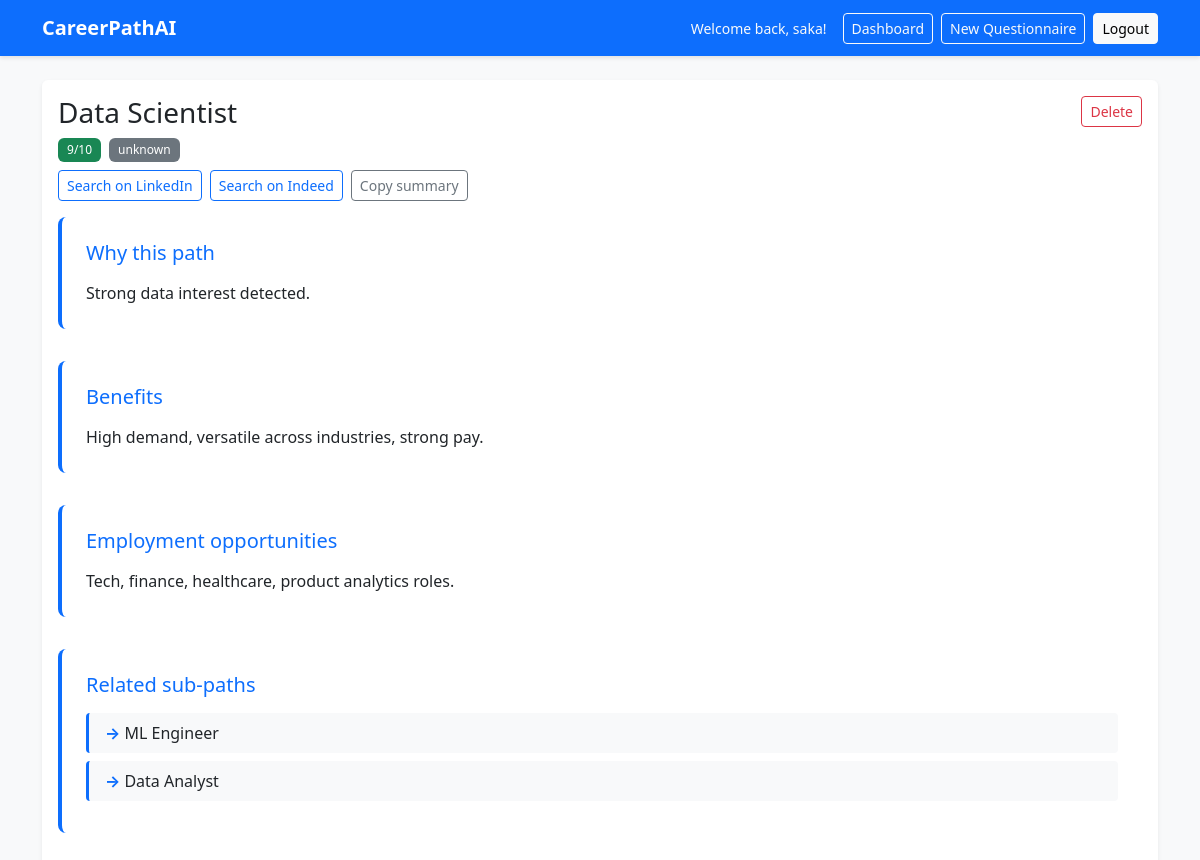
The page /recommendation/8/ (signed in) on the database its author committed.
### recommender/models.py (models this page shows, shortened)
class Recommendation(models.Model):
    questionnaire = models.ForeignKey(Questionnaire, on_delete=models.CASCADE, related_name="recommendations")
    career_name = models.CharField(max_length=150)
    score = models.PositiveIntegerField()
    explanation = models.TextField()
    getting_started = models.JSONField(default=list, blank=True)
    resources = models.JSONField(default=list, blank=True)
    interview_prep = models.JSONField(default=list, blank=True)
    how_to_apply = models.JSONField(default=list, blank=True)
    generation_source = models.CharField(max_length=20, default="unknown")  # genai|heuristic|unknown
    model_name = models.CharField(max_length=100, blank=True, default="")
    prompt_version = models.CharField(max_length=50, blank=True, default="")
    user_rating = models.SmallIntegerField(null=True, blank=True)  # 1=helpful, -1=not helpful
    user_rating_note = models.TextField(blank=True, default="")
    created_at = models.DateTimeField(auto_now_add=True)
    deleted_at = models.DateTimeField(null=True, blank=True)

### recommender/views.py (the view)
# urls.py: path("recommendation/<int:pk>/", views.recommendation_detail, name="recommendation_detail"),
@login_required
def recommendation_detail(request, pk):
    rec = get_object_or_404(Recommendation, pk=pk, questionnaire__user=request.user)
    if rec.deleted_at is not None:
        messages.warning(request, "This recommendation is in the recycle bin.")
        return redirect("dashboard")
    parsed = _parse_explanation(rec.explanation)
    return render(
        request,
        "recommender/recommendation_detail.html",
        {
            "rec": rec,
            "details": parsed,
        },
    )

### recommender/views.py (called while the page is built)
def _parse_explanation(text: str) -> dict:
    parsed = {"why": "", "benefits": "", "opportunities": "", "sub_paths": []}
    if not text:
        return parsed
    for line in text.splitlines():
        lower = line.lower()
        if line.startswith("Why:"):
            parsed["why"] = line.replace("Why:", "", 1).strip()
        elif lower.startswith("benefits:"):
            parsed["benefits"] = line.split(":", 1)[1].strip() if ":" in line else line.strip()
        elif lower.startswith("employment opportunities:"):
            parsed["opportunities"] = line.split(":", 1)[1].strip() if ":" in line else line.strip()
        elif lower.startswith("related sub-paths:"):
            sub = line.split(":", 1)[1].strip() if ":" in line else ""
            parsed["sub_paths"] = [s.strip() for s in sub.split(",") if s.strip()]
    return parsed

### recommender/templates/recommender/recommendation_detail.html (shortened to what this page needs)
{% extends "base.html" %}
{% load tz %}
{% block content %}
<div class="card shadow-sm">
  <div class="card-body">
    <div class="d-flex justify-content-between align-items-start mb-3">
      <div>
        <h3 class="card-title mb-2">{{ rec.career_name }}</h3>
        <div class="d-flex flex-wrap gap-2 align-items-center">
          <span class="badge bg-success">{{ rec.score }}/10</span>
          {% if rec.generation_source %}
          <span class="badge bg-secondary">{{ rec.generation_source }}</span>
          {% endif %}
        </div>
        <div class="mt-2 d-flex flex-wrap gap-2">
          <a class="btn btn-sm btn-outline-primary" target="_blank" rel="noopener noreferrer" href="https://www.linkedin.com/jobs/search/?keywords={{ rec.career_name|urlencode }}">Search on LinkedIn</a>
          <a class="btn btn-sm btn-outline-primary" target="_blank" rel="noopener noreferrer" href="https://www.indeed.com/jobs?q={{ rec.career_name|urlencode }}">Search on Indeed</a>
          <button
            type="button"
            class="btn btn-sm btn-outline-secondary"
            data-copy-share
            data-share-text="CareerPathAI — {{ rec.career_name }} ({{ rec.score }}/10)\n\nWhy: {{ details.why|default:''|escapejs }}\n\nGetting started: \nResources: "
          >Copy summary</button>
        </div>
      </div>
      <form method="post" action="{% url 'delete_recommendation' rec.id %}" onsubmit="return confirm('Move to recycle bin?');">
        <button type="submit" class="btn btn-sm btn-outline-danger">Delete</button>
      </form>
    </div>
    {% if details %}
      {% if details.why %}
      <div class="recommendation-section">
        <h5>Why this path</h5>
        <p class="mb-0">{{ details.why }}</p>
      </div>
      {% endif %}
      {% if details.benefits %}
      <div class="recommendation-section">
        <h5>Benefits</h5>
        <p class="mb-0">{{ details.benefits }}</p>
      </div>
      {% endif %}
      {% if details.opportunities %}
      <div class="recommendation-section">
        <h5>Employment opportunities</h5>
        <p class="mb-0">{{ details.opportunities }}</p>
      </div>
      {% endif %}
      {% if details.sub_paths %}
      <div class="recommendation-section">
        <h5>Related sub-paths</h5>
        <ul class="sub-paths-list mb-0">
          {% for sub in details.sub_paths %}
          <li>{{ sub }}</li>
          {% endfor %}
        </ul>
      </div>
      {% endif %}
    {% else %}
      <p class="mb-0">{{ rec.explanation|linebreaks }}</p>
    {% endif %}
  </div>
</div>
{% endblock %}

### templates/base.html (shortened to what this page needs)
<!DOCTYPE html>
<html lang="en">
  <head>
    {% load static %}
    <link
      href="https://cdn.jsdelivr.net/npm/bootstrap@5.3.3/dist/css/bootstrap.min.css"
      rel="stylesheet"
    />
    <link href="{% static 'css/custom.css' %}" rel="stylesheet" />
  </head>
  <body class="bg-light">
    <nav class="navbar navbar-expand-lg navbar-dark bg-primary mb-4">
      <div class="container">
        <a class="navbar-brand" href="{% url 'landing' %}">CareerPathAI</a>
        <div class="d-flex align-items-center gap-3 ms-auto">
          {% if user.is_authenticated %}
          <span class="text-light small mb-0"
            >Welcome back, {{ user.username }}!</span
          >
          {% endif %}
          <div class="d-flex gap-2">
            {% if user.is_authenticated %}
            <a class="btn btn-outline-light btn-sm" href="{% url 'dashboard' %}"
              >Dashboard</a
            >
            <a
              class="btn btn-outline-light btn-sm"
              href="{% url 'questionnaire' %}"
              >New Questionnaire</a
            >
            <a class="btn btn-light btn-sm" href="{% url 'logout' %}">Logout</a>
            {% endif %}
          </div>
        </div>
      </div>
    </nav>
    <main class="container">
       {% block content %}{% endblock %}
    </main>
  </body>
</html>

### static/css/custom.css (style rules this page uses)
:root { --primary-color: #0d6efd; --secondary-color: #6c757d; --success-color: #198754; --danger-color: #dc3545; --warning-color: #ffc107; --info-color: #0dcaf0; --light-color: #f8f9fa; --dark-color: #212529; }
* { transition: background-color 0.2s ease, color 0.2s ease; }
.navbar { box-shadow: 0 2px 4px rgba(0, 0, 0, 0.1); }
.navbar-brand { font-weight: 600; font-size: 1.25rem; }
.card { border: none; transition: transform 0.2s ease, box-shadow 0.2s ease; }
.btn { transition: all 0.2s ease; }
.badge { font-weight: 500; padding: 0.5em 0.75em; }
.recommendation-section { margin-bottom: 2rem; padding: 1.5rem; background-color: white; border-radius: 0.5rem; border-left: 4px solid var(--primary-color); }
.recommendation-section h5 { color: var(--primary-color); margin-bottom: 1rem; }
.sub-paths-list { list-style: none; padding-left: 0; }
.sub-paths-list li { padding: 0.5rem 1rem; margin-bottom: 0.5rem; background-color: var(--light-color); border-radius: 0.25rem; border-left: 3px solid var(--primary-color); }
.sub-paths-list li:before { content: "→ "; color: var(--primary-color); font-weight: bold; }

### rows shown on the page
Recommendation: career_name "Data Scientist", score "9", generation_source "unknown"

### other values the page prints
{{ user.username }} "saka"
{{ details.why }} "Strong data interest detected."
{{ details.benefits }} "High demand, versatile across industries, strong pay."
{{ details.opportunities }} "Tech, finance, healthcare, product analytics roles."
{{ sub }} "ML Engineer" "Data Analyst"
